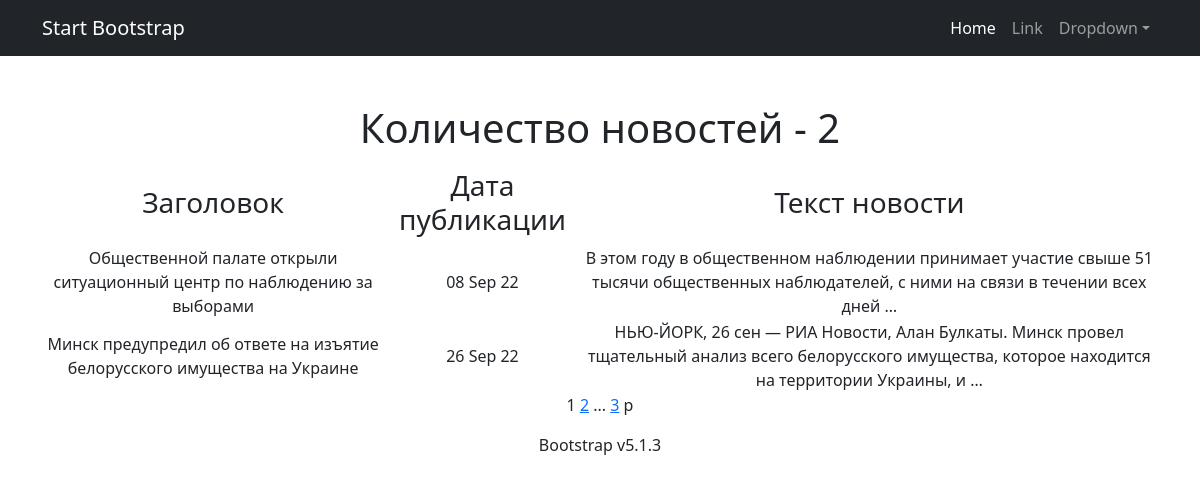
Page /news/ on the committed database.
### News_Portal/models.py (models this page shows, shortened)
class Post(models.Model):
    author = models.ForeignKey(Author, on_delete=models.CASCADE)
    Wahl = models.CharField(max_length=16, choices=AUFLISTUNG, default=Artikel)
    titel_name = models.CharField(max_length=212)
    text = models.TextField()
    ranking = models.FloatField(default=0.0)
    time_in = models.DateTimeField(auto_now_add=True)
    postCategory = models.ManyToManyField(Category, through='PostCategory')

### News_Portal/views.py (the view)
# urls.py: path('', News.as_view(), name='news'),
class News(ListView):
    model = Post
    queryset = Post.objects.filter(Wahl='Nachricht')
    template_name = 'news.html'
    context_object_name = 'news'
    paginate_by = 2

### News_Portal/templatetags/custom_filter.py (called while the page is built)
@register.filter()
def censor(x):
    text_1 = ''
    if isinstance(x, str):
        for i in x.split():
            if i.lower() in WORDS:
                text_1 += i.replace(i, f'  {i[0]}{"*" * (len(i) - 1)}   ')
            else:
                text_1 += '   ' + i + '   '
        text_1 = ' '.join(text_1.split())
        return text_1

### News_Portal/templatetags/custom_tags.py (called while the page is built)
@register.simple_tag(takes_context=True)
def url_replace(context, **kwargs):
    d = context['request'].GET.copy()
    for k, v in kwargs.items():
        d[k] = v
    return d.urlencode()

### Templates/news.html (shortened to what this page needs)
{% extends 'flatpages/default.html' %}
{% load custom_filter %}
{% load custom_tags %}
{% block cont %}
Количество новостей -
{{news|length}}
{% endblock cont%}
{% block content %}
{% if news %}
<table>
    <tr>
        <td><h3>Заголовок</h3></td>
        <td><h3>Дата публикации</h3></td>
        <td><h3>Текст новости</h3></td>
    </tr>
    {% for new in news %}
    <tr>
        <td>{{new.titel_name|censor}}</td>
        <td>{{new.time_in|date:'d M y'}}</td>
        <td>{{new.text|censor|truncatewords:21}}</td>
    </tr>
    {% endfor %}
</table>
{% else %}
<h2>НОВОСТЕЙ НЕТ</h2>
{% endif %}
{{ page_obj.number }}
{% if page_obj.has_next %}
<a href="?{% url_replace page=page_obj.next_page_number %}">{{ page_obj.next_page_number }}</a>
{% if paginator.num_pages != page_obj.next_page_number %}
...
<a href="?{% url_replace page=page_obj.paginator.num_pages %}">{{ page_obj.paginator.num_pages }}</a>
{% endif %}
{% endif %}
{% endblock content %}

### rows in the picture
Post: titel_name|censor "Общественной палате открыли ситуационный центр по наблюдению за выборами", time_in "08 Sep 22", text|censor "В этом году в общественном наблюдении принимает участие свыше 51 тысячи общественных наблюдателей, с ними на связи в течении всех дней …"
Post: titel_name|censor "Минск предупредил об ответе на изъятие белорусского имущества на Украине", time_in "26 Sep 22", text|censor "НЬЮ-ЙОРК, 26 сен — РИА Новости, Алан Булкаты. Минск провел тщательный анализ всего белорусского имущества, которое находится на территории Украины, и …"

### other values in the picture
{{ news|length }} "2"
{{ page_obj.number }} "1"
{{ page_obj.next_page_number }} "2"
{{ page_obj.paginator.num_pages }} "3"
